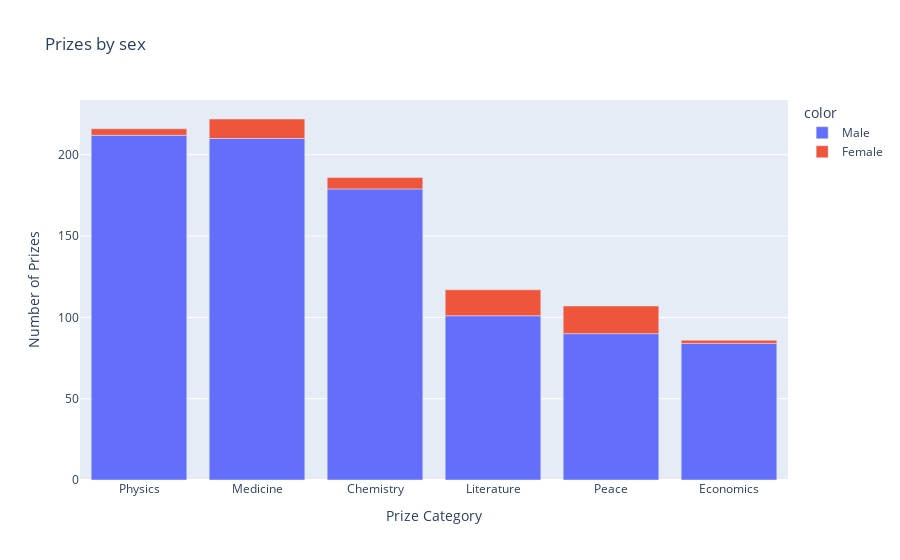

Write notebook code for a chart like this one.
### Code cell
men_and_women = df_data.groupby(['category', 'sex'],
                                as_index=False).agg({'prize': pd.Series.count})
men_and_women.sort_values('prize', ascending=False, inplace=True)
men_and_women.head(10)


v_bar_sex = px.bar (
    x = men_and_women.category,
    y = men_and_women.prize,
    color = men_and_women.sex,
    title="Prizes by sex",
)

v_bar_sex.update_layout (xaxis_title = 'Prize Category',
                         yaxis_title = 'Number of Prizes',
                         bargap = 0.1,
                         bargroupgap = 0.1
                         )

v_bar_sex.show()

### Figure 1 — Plotly figure (JSON) as saved in the notebook; plotly's stock layout.template omitted (floating-point values rounded to 4 significant figures)
{"data": [{"alignmentgroup": "True", "hovertemplate": "color=Male<br>x=%{x}<br>y=%{y}<extra></extra>", "legendgroup": "Male", "marker": {"color": "#636efa", "pattern": {"shape": ""}}, "name": "Male", "offsetgroup": "Male", "orientation": "v", "showlegend": true, "textposition": "auto", "type": "bar", "x": ["Physics", "Medicine", "Chemistry", "Literature", "Peace", "Economics"], "xaxis": "x", "y": [212, 210, 179, 101, 90, 84], "yaxis": "y"}, {"alignmentgroup": "True", "hovertemplate": "color=Female<br>x=%{x}<br>y=%{y}<extra></extra>", "legendgroup": "Female", "marker": {"color": "#EF553B", "pattern": {"shape": ""}}, "name": "Female", "offsetgroup": "Female", "orientation": "v", "showlegend": true, "textposition": "auto", "type": "bar", "x": ["Peace", "Literature", "Medicine", "Chemistry", "Physics", "Economics"], "xaxis": "x", "y": [17, 16, 12, 7, 4, 2], "yaxis": "y"}], "layout": {"bargap": 0.1, "bargroupgap": 0.1, "barmode": "relative", "legend": {"title": {"text": "color"}, "tracegroupgap": 0}, "title": {"text": "Prizes by sex"}, "xaxis": {"anchor": "y", "domain": [0, 1], "title": {"text": "Prize Category"}}, "yaxis": {"anchor": "x", "domain": [0, 1], "title": {"text": "Number of Prizes"}}}}
